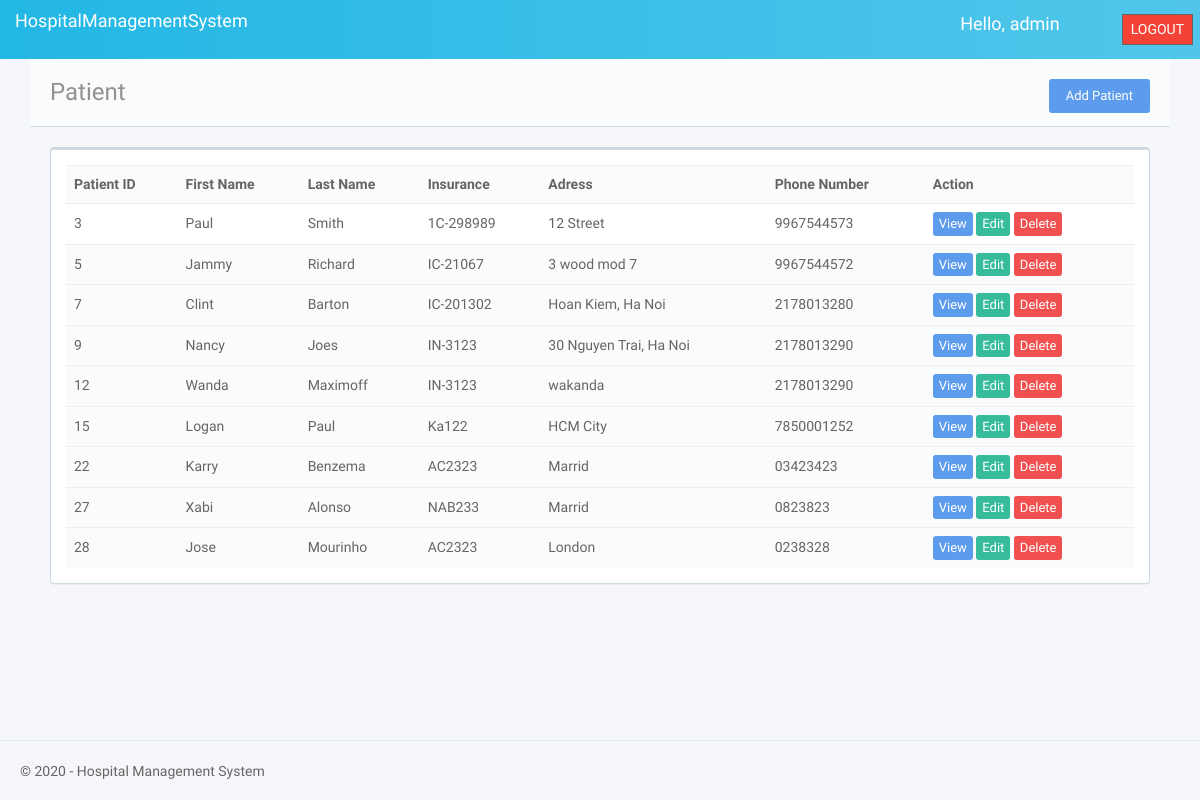
The app's page /admin/patient (signed in), older data.
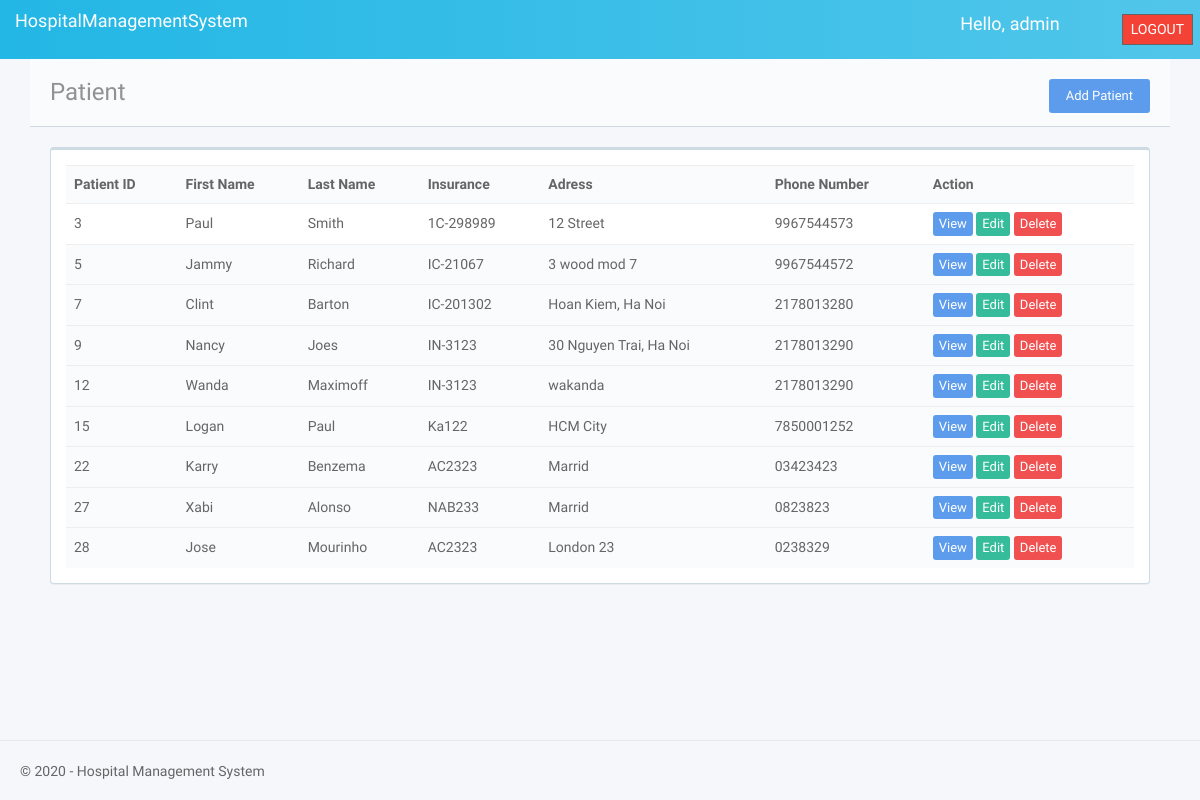
The same page, newer data.
### tables this page shows
CREATE TABLE patient
(pat_id INTEGER PRIMARY KEY AUTOINCREMENT,
pat_first_name TEXT NOT NULL,
pat_last_name TEXT NOT NULL,
pat_insurance_no TEXT NOT NULL,
pat_ph_no TEXT NOT NULL,
pat_date DATE DEFAULT (datetime('now','localtime')),
pat_address TEXT NOT NULL);

### admin.py (the view)
@admin1.route('/patient', methods=["GET"])
def patient():
    data = conn.execute("SELECT * FROM patient  ORDER BY pat_id ASC").fetchall()
    return render_template('admin/patient.html', patients=data, user=session['user'])

### package/model.py (called while the page is built)
def dict_factory(cursor, row):
    d = {}
    for idx, col in enumerate(cursor.description):
        d[col[0]] = row[idx]
    return d

### templates/admin/patient.html (shortened to what the changed rows need)
<!DOCTYPE html>
<html lang="en">
<head>
   <link rel="stylesheet" href="../../static/vendor/fontawesome/css/font-awesome.min.css">
   <link rel="stylesheet" href="../../static/vendor/simple-line-icons/css/simple-line-icons.css">
   <link rel="stylesheet" href="../../static/vendor/animate.css/animate.min.css">
   <link rel="stylesheet" href="../../static/vendor/whirl/dist/whirl.css">
    <link rel="stylesheet" href="../../static/vendor/sweetalert/dist/sweetalert.css">
   <link rel="stylesheet" href="../../static/vendor/datatables-colvis/css/dataTables.colVis.css">
   <link rel="stylesheet" href="../../static/vendor/datatables/media/css/dataTables.bootstrap.css">
   <link rel="stylesheet" href="../../static/vendor/dataTables.fontAwesome/index.css">
   <link rel="stylesheet" href="../../static/app/css/bootstrap.css" id="bscss">
   <link rel="stylesheet" href="../../static/app/css/app.css" id="maincss">
</head>
<body class="layout-h">
   <div class="wrapper">
      <section>
         <div class="content-wrapper">
           <div class="row">
                  <div class="col-lg-12">
                     <div class="panel panel-default"  style="padding: 15px;">
                        <div class="table-responsive">
                           <table id="datatable4" class="table table-striped">
                                 <tr>
                                     <th>Patient ID</th>
                                    <th >First Name</th>
                                    <th >Last Name</th>
                                    <th >Insurance</th>
                                    <th >Adress</th>
                                    <th>Phone Number</th>
                                      <th >Action</th>
                                 </tr>
                              {% for row in patients %}
                                <tr>
                                <td>{{row.pat_id}}</td>
                                   <td>{{row.pat_first_name}}</td>
                                   <td>{{row.pat_last_name}}</td>
                                   <td>{{row.pat_insurance_no}}</td>
                                   <td>{{row.pat_address  }}</td>
                                   <td>{{row.pat_ph_no}}</td>
                                   <td>
                                       <a href="./view/{{ row.pat_id }}" class="btn btn-primary btn-xs">View</a>
                                       <a href="/update/{{row.pat_id}}" class="btn btn-xs btn-green btn-edit" data-toggle="modal" data-target="#modaledit{{row.pat_id}}">Edit</a>
                                       <a href="./delete/{{ row.pat_id }}" class="btn-xs btn btn-danger delete-btn" onclick="return confirm('Are you sure to delete?')">Delete</a>
                                   </td>
                                </tr>
                               {%  endfor %}
                           </table>
                        </div>
                     </div>
                  </div>
               </div>
         </div>
      </section>
   </div>
</body>
</html>

Row changes from the older to the newer data that the page shows:
changed patient "Jose": pat_address "London" → "London 23"; pat_ph_no "0238328" → "0238329"
